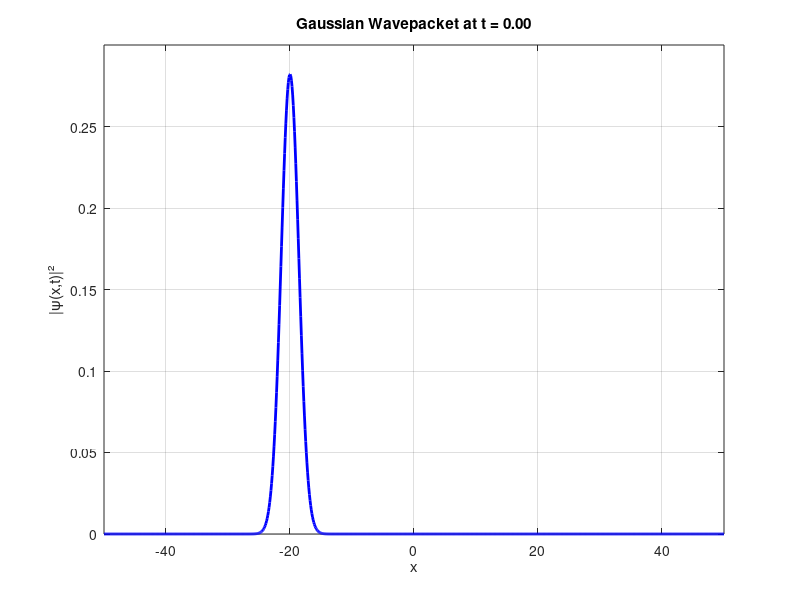

The MATLAB source for this figure: (Note: this script raises an error after producing the figure.)
% wavepacket_viz.m
% Simulates a moving Gaussian wavepacket and exports to GIF

clear; clc; close all;

% Create output directory
if ~exist('outputs', 'dir')
    mkdir('outputs');
end

% Parameters
x = linspace(-50, 50, 1000);    % Space
t = linspace(0, 1, 80);         % Time steps

x0 = -20;       % Initial position
sigma = 2;      % Width
k0 = 5;         % Wave number
hbar = 1;       % Reduced Planck constant
m = 1;          % Mass

gif_filename = 'outputs/wavepacket_evolution.gif';

figure('Color', 'w');
set(gcf, 'Position', [100, 100, 700, 400]);  % Bigger figure

for i = 1:length(t)
    ti = t(i);

    % Real Gaussian wavepacket with group velocity
    normalization = (1/(pi * sigma^2))^0.25;
    phase = exp(1i * (k0 * x - (hbar * k0^2 / (2 * m)) * ti));
    envelope = exp(-(x - (x0 + (hbar * k0 / m) * ti)).^2 / (2 * sigma^2));
    psi = normalization * envelope .* phase;
    
    % Plot probability density
    plot(x, abs(psi).^2, 'b', 'LineWidth', 2);
    ylim([0, 0.3]);
    xlim([-50, 50]);
    xlabel('x');
    ylabel('|ψ(x,t)|²');
    title(sprintf('Gaussian Wavepacket at t = %.2f', ti));
    grid on;
    drawnow;

    % GIF
    frame = getframe(gcf);
    img = frame2im(frame);
    [imind, cm] = rgb2ind(img, 256);
    if i == 1
        imwrite(imind, cm, gif_filename, 'gif', 'Loopcount', inf, 'DelayTime', 0.05);
    else
        imwrite(imind, cm, gif_filename, 'gif', 'WriteMode', 'append', 'DelayTime', 0.05);
    end
end

disp("✅ Done! GIF saved to 'outputs/wavepacket_evolution.gif'");
